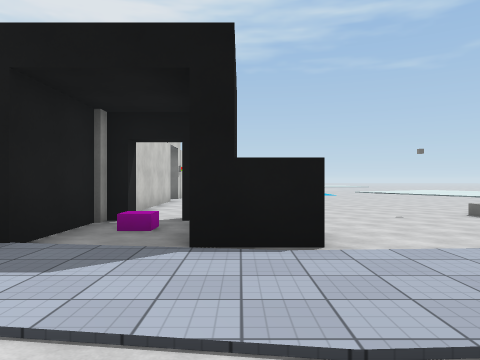
view 1 (above)

24 first-person views from a walk through a Unity game level. The camera is 1.5 m above the floor, looks level and sees 70° across. The floor is counted in squares, 2 m on a side. Each view is taken from the middle of a square. On the plan, view 1 faces up. The plan holds only what a view shows up to about 11 squares ahead; the rest is blank. The place goes on beyond the plan. Door leaves are left out, so doorways stand open. Surface patterns are stand-ins for the level's own textures.

view 2
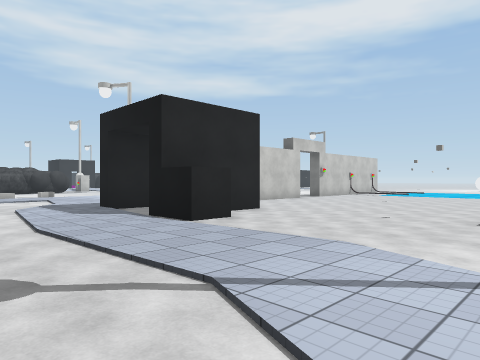

view 3
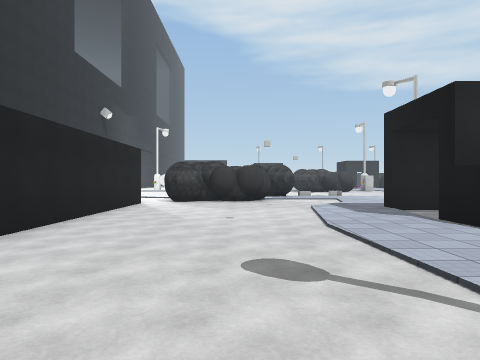

view 4
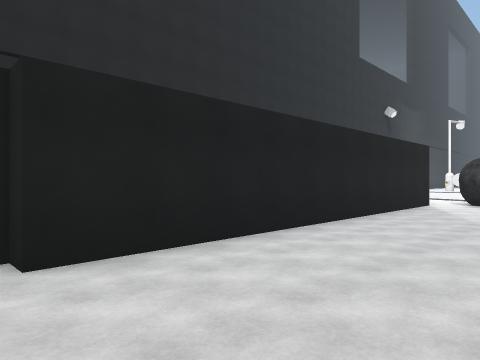

view 5
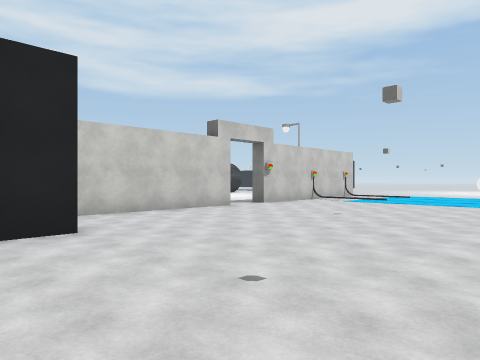

view 6
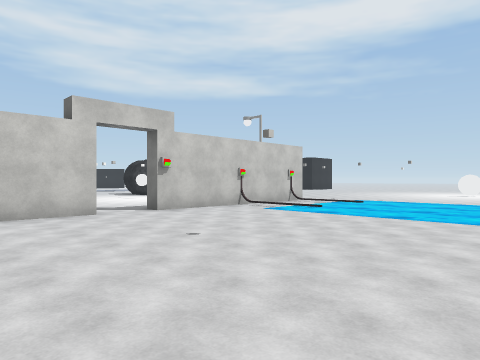

view 7
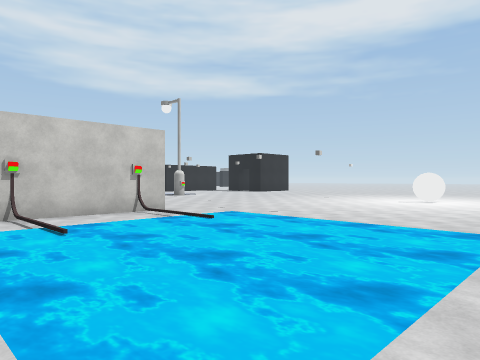

view 8
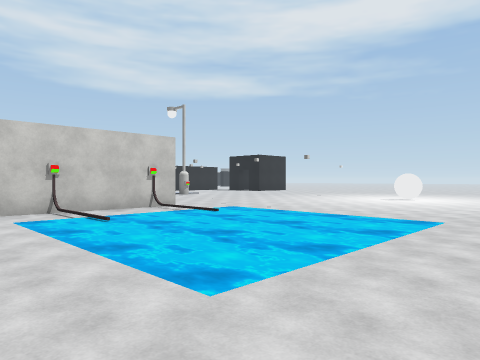

view 9
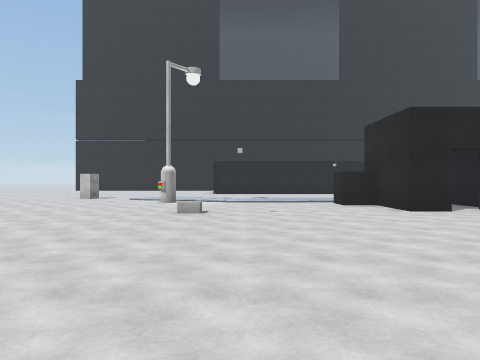

view 10
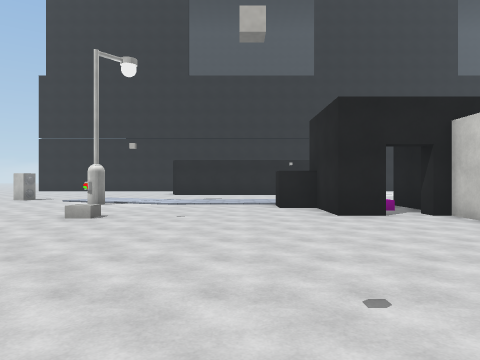

view 11
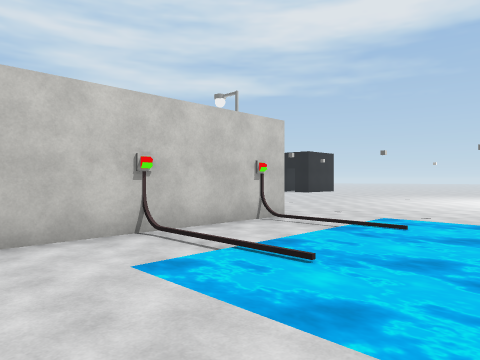

view 12
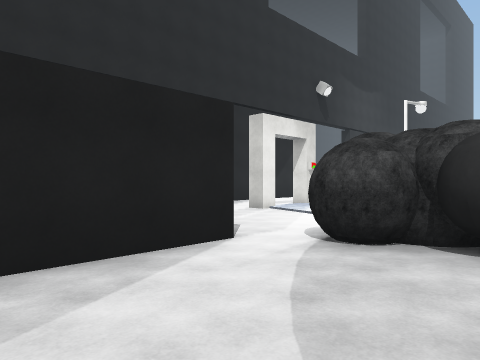

view 13
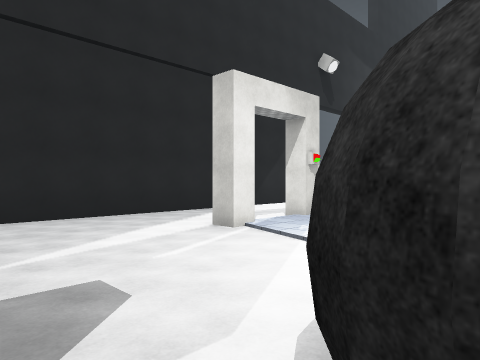

view 14
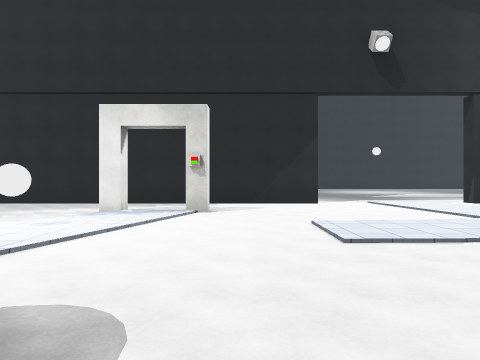

view 15
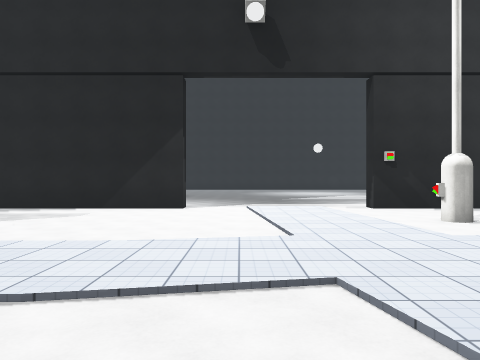

view 16
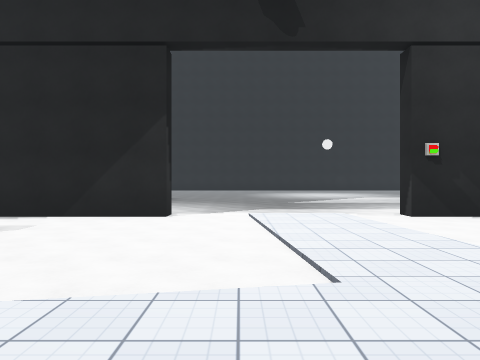

view 17
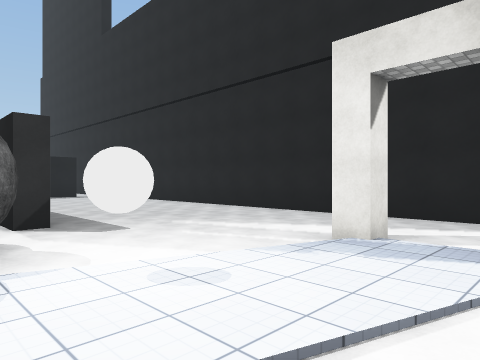

view 18
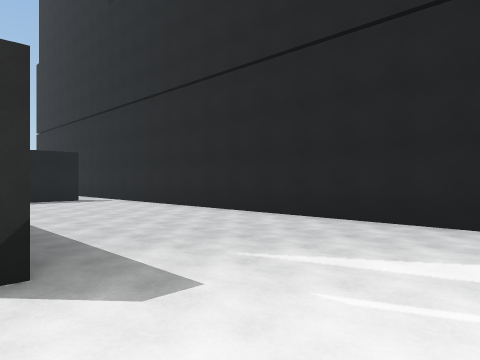

view 19
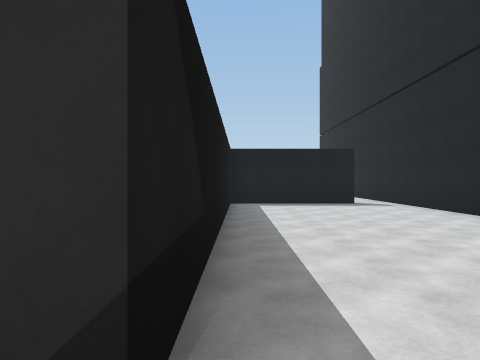

view 20
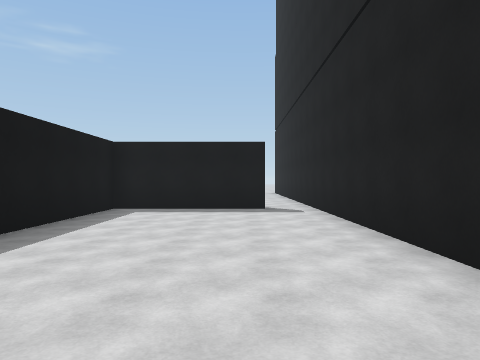

view 21
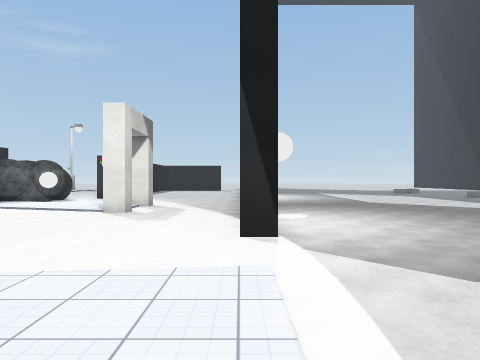

view 22
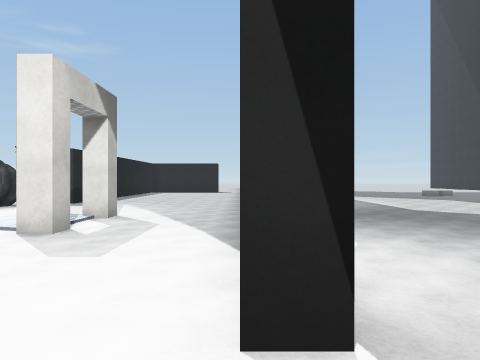

view 23
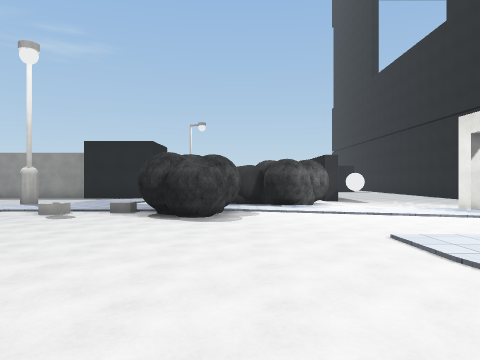

view 24
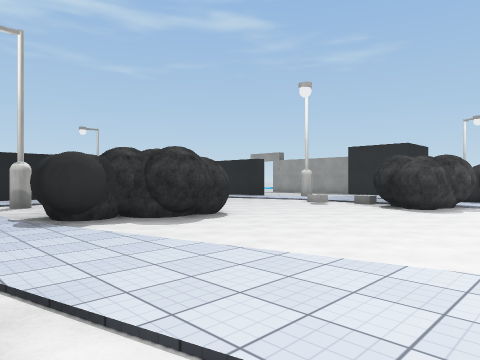

### Floor plan
Key: @ floor where view 1 was taken; # wall or solid block; . floor; / step, stairs or slope; D open door; ~ water the walk can cross; B black block; C black cube; A ball; W white ball; O other object.
Columns run from 20 left of view 1 to 6 right of it. Each row starts with its distance up from view 1.
 26                    ......
 25                   .......
 24                  ........
 23                 .........
 22                 ..........
 21                 ..........
 20                  ...~~~~~.
 19                  #..~~~~~.
 18                  #..~~~~~.
 17                  #..~~~~~..
 16                  #..~~~~~..
 15                  #........
 14                ..#.........
 13                ..D.........
 12                  D.........
 11                  #.........
 10   ..             #.........
  9   O.             #.........
  8   ..             #.........
  7   .         .O   #BB#..../.
  6   A       ...    #..#......
  5  .#A  ........   #..#C.....
  4  .A###..../... ..#..CC....O
  3  ........../..............O
  2  .........#   .............
  1  ........### A ............
  0  ..........#AA .....@......
 -1  ...........##A...........
 -2 ............###............
 -3   .........W...###########.
 -4  ........................#
 -5 .........................#
 -6 O........#D#.............#
 -7 O........................#
 -8 ...........................
 -9 #.....#####################
-10 ............
-11 .............
-12 ..............
-13 ................
-14         ........

Where each view was taken, in squares from view 1:
view 1: 0 up, 0 right, facing up
view 2: 0 up, 6 right, facing up-left
view 3: 0 up, 6 right, facing left
view 4: 0 up, 6 right, facing down-left
view 5: 5 up, 5 right, facing up-left
view 6: 9 up, 5 right, facing up-left
view 7: 15 up, 5 right, facing up-left
view 8: 14 up, 6 right, facing up-left
view 9: 15 up, 4 right, facing down
view 10: 14 up, 2 right, facing down
view 11: 14 up, 2 right, facing up-left
view 12: 0 up, 2 left, facing down-left
view 13: 2 down, 5 left, facing down-left
view 14: 2 up, 12 left, facing down
view 15: 0 up, 16 left, facing down
view 16: 2 down, 16 left, facing down
view 17: 2 down, 11 left, facing down-right
view 18: 3 down, 8 left, facing down-right
view 19: 4 down, 6 left, facing right
view 20: 7 down, 4 left, facing right
view 21: 9 down, 19 left, facing right
view 22: 9 down, 16 left, facing right
view 23: 0 up, 18 left, facing right
view 24: 2 down, 20 left, facing up-right
